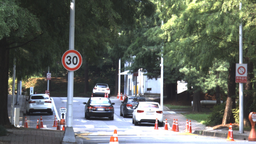
#> input picture skku_0.png, 256 x 144 px, shrunk from 1280 x 720 before the run
$ python one_scale.py
#> lines starting #> are read from the running program, lines starting #| are printed output that depends on the picture
import numpy as np
import matplotlib.pyplot as plt
import random
import math as m
import cv2 as cv

template = cv.imread("skku_0.png", 0)
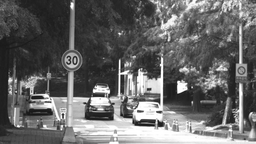
#> template: shape (144, 256); min 17, max 255, mean 102.7
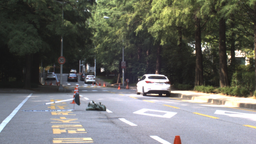
#> input picture skku_1.png, 256 x 144 px, shrunk from 1280 x 720 before the run
np.set_printoptions(suppress=True)
#function for genetic algorithm
def population_init(size_of_population, shape = np.shape(template)):
    #create first resident
    population = np.array([[random.uniform(2, 100)]], dtype = float)
    #must use loop to create random residents
    for _ in range(size_of_population - 1):
        scale_percent = random.uniform(2, 100)
        population = np.append(population, np.array([[scale_percent]]), axis=0)
    return population

def compute_fitness(individual, template = cv.imread("skku_0.png", 0), img = cv.imread("skku_1.png", 0)):
    #input: individual: 1 x 1
    #dim: height x width
    dim = (int(m.ceil(template.shape[1] * individual[:] / 100)), int(m.ceil(template.shape[0] * individual[:] / 100)))
    similarity_map = cv.matchTemplate(img, cv.resize(template, dim, interpolation=cv.INTER_AREA) , cv.TM_CCOEFF_NORMED)
    _, maxVal, _, maxLoc = cv.minMaxLoc(similarity_map)
    return maxLoc, maxVal

def binary_selection(population, population_size):
    random_numbers = np.array([(random.randint(0,population_size-1), random.randint(0,population_size-1)) for _ in range(population_size)])
    population_new = np.zeros(np.shape(population), dtype=float)
    for i in range(population_size):
        a = population[random_numbers[i,0],:]
        b = population[random_numbers[i,1],:]
        if (a[-1] > b[-1]):
            population_new[i] = a
        elif (b[-1] > a[-1]):
            population_new[i] = b
        else:
            population_new[i] = a
    return population_new

def mutation(population, size_of_population, mutation_rate = 0.05, chromosome_length = 1):
    for i in range(size_of_population):
        a = random.uniform(0,1)
        if (a < mutation_rate):
            population[i,0] = random.uniform(2,100)
    return population

def create_new_population(population, size_of_population, chromosome_length = 1, template = cv.imread("skku_0.png", 0), img = cv.imread("skku_1.png", 0)):
    population_fitness_score = np.zeros((size_of_population, 3), dtype = float)
    for i in range(size_of_population):
        (location, score) = compute_fitness(population[i,:])
        population_fitness_score[i] = np.array([[location[0], location[1], score]])
    population = np.column_stack([population, population_fitness_score])
    #population: 2d array [scale_percent_x, scale_percent_y, x, y, score]
    selected_population = binary_selection(population, size_of_population)
    #selected_population : 2d array [scale_percent_x, scale_percent_y, x, y, score]
    #take the best location from selected population and its score
    selected_population = selected_population[selected_population[:,-1].argsort()] #sort according to the last column
    #best_location: x, y
    best_scale = selected_population[-1,0]
    best_location = (selected_population[-1, 1], selected_population[-1, 2])
    best_score = selected_population[-1, -1]

    #crossover for new population
    new_population = selected_population[:,0]
    new_population = np.resize(new_population, (size_of_population, 1))
    new_population = mutation(new_population, size_of_population)
    return best_scale, best_location, best_score, new_population

def main():
    #read and show image
    #template & image format : numpy.ndarray
    template = cv.imread("skku_0.png", 0)
    img = cv.imread("skku_1.png", 0)
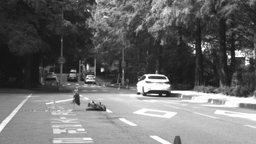
#> img: shape (144, 256); min 19, max 255, mean 106.6

    #New part
    img = cv.equalizeHist(img)
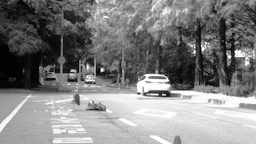
#> img: shape (144, 256); min 0, max 255, mean 128.4
    img1 = cv.imread("skku_1.png", 1)
#> img1 is the input picture: shape (144, 256, 3); mean B, G, R 103.6, 107.8, 106.9
    template1 = cv.imread("skku_0.png", 1)
#> template1 is the input picture: shape (144, 256, 3); mean B, G, R 99.1, 105.3, 100.8

    #Show original image
    img_show = np.squeeze(img1)
    cv.imshow("Original image", img_show)
    k1 = cv.waitKey()
#> (key q is pressed here)
    if k1 == ord('q'):
        cv.destroyWindow(winname="Original image")

    #Show template image
    template_show = np.squeeze(template1)
    cv.imshow("Template", template_show)
    k2 = cv.waitKey()
#> (key q is pressed here)
    if (k2 == ord('q')):
        cv.destroyWindow(winname="Template")

    size_of_population = 30
    num_of_generations = 100

    #plotting loss function
    losses = []
    generations_x = [i+1 for i in range(num_of_generations)]
    population = population_init(size_of_population)
    for i in range(num_of_generations):
        (best_scale, best_location, best_score, population) = create_new_population(population, size_of_population)
#> in compute_fitness, `similarity_map = cv.matchTemplate(img, cv.resize(template, dim, interp..`:
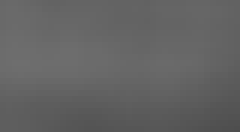
#> similarity_map: shape (22, 40) float32 (shown 6 times larger); min 0.31, max 0.432, mean 0.389
#> in compute_fitness, `_, maxVal, _, maxLoc = cv.minMaxLoc(similarity_map)`: maxVal = 0.432; maxLoc = (3, 10)
#> in create_new_population, `(location, score) = compute_fitness(population[i,:])`: score = 0.432
        losses.append(best_score)
        print("."*(i + 1))
    plt.plot(generations_x, losses)
    plt.ylabel("Similar values")
    plt.xlabel("Generations")
    plt.title("Genetic Algorithm similarity function")
    plt.show()
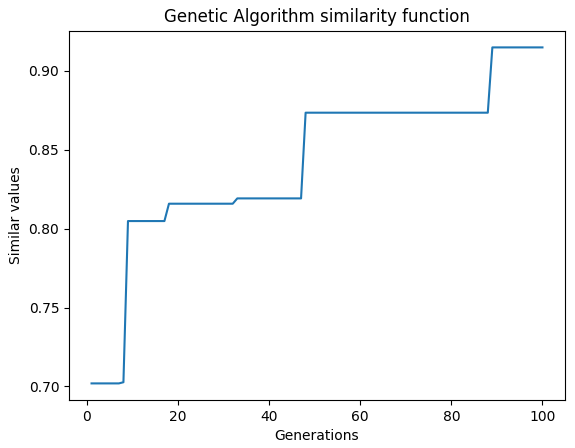
#> figure drawn by matplotlib, 1 panel; curve peaks at x = 89, y = 0.915

    print("Precision: ", best_score)
    print("Best scale: ", best_scale)

    #best location: x, y
    print("Best location: ", best_location)
    start_point = (int(m.ceil(best_location[0])), int(m.ceil(best_location[1])))
    x_end = int(m.ceil(best_location[0]+(img.shape[1]*best_scale)/100))
#> x_end = 129
    y_end = int(m.ceil(best_location[1]+(img.shape[0]*(best_scale))/100))
#> y_end = 91
    end_point = (x_end, y_end)
#> end_point = (129, 91)
    color = (255, 0, 0)
    image = cv.rectangle(img1, start_point, end_point, color, thickness=2)
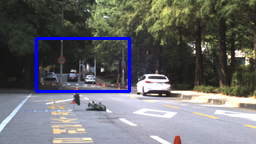
#> image: shape (144, 256, 3); mean B, G, R 108, 106.2, 105.3
    cv.imshow("Result", image)
    k3 = cv.waitKey()
#> (key q is pressed here)

    if k3 == ord('q'):
        cv.destroyAllWindows()

if __name__ == "__main__":
    main()
